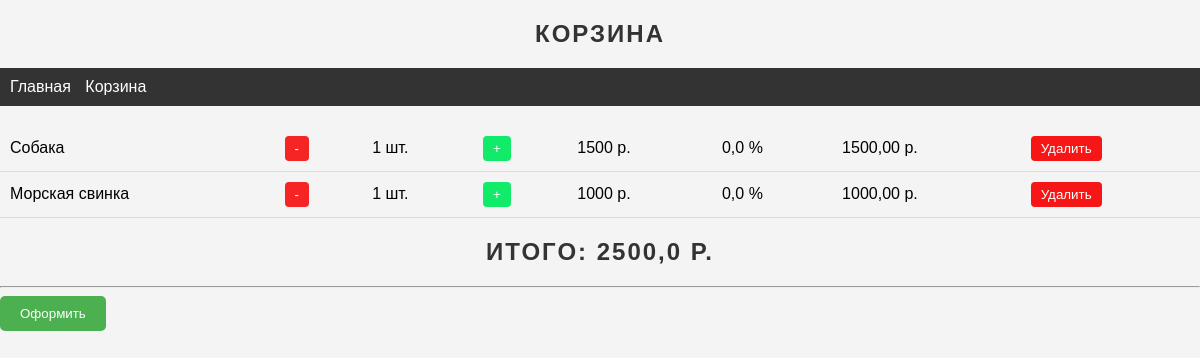
The app's page /cart/ (signed in) with its own data.
### app/models.py (models this page shows, shortened)
class Cart(models.Model):
    tovar = models.ForeignKey(Tovar, on_delete=models.CASCADE)
    count = models.IntegerField()
    summa = models.DecimalField(decimal_places=2, max_digits=10)
    user = models.ForeignKey(User, on_delete=models.CASCADE, null=True, blank=True)
    def calcSumma(self):
        return self.count * (self.tovar.price - self.tovar.discount/100 * self.tovar.price)

class Tovar(models.Model):
    name = models.CharField(max_length=100, verbose_name='Название товара')
    price = models.IntegerField(verbose_name='Цена товара')
    image = models.CharField(max_length=500, verbose_name='Картинка товара')
    discount = models.FloatField(default=0, verbose_name='Скидка на товар')

### app/views.py (the view, shortened to what this page needs)
# urls.py: path('cart/', views.toCart, name='toCart'),
def toCart(req):
    items = Cart.objects.filter(user=req.user)
    forma = OrderForm()
    total = 0
    for i in items:
        total += i.calcSumma()
    total = round(total, 2)
    data = {'tovar': items, 'total': total, 'formaorder': forma}
    return render(req, 'cart.html', data)

### templates/cart.html (shortened to what this page needs)
{% load static %}
<!DOCTYPE html>
<html lang="en">
<head>
    <link rel="stylesheet" href="{% static 'carts.css' %}">
</head>
<body>
    <h2>Корзина</h2>
     <header>
        <a href="{% url 'home' %}">Главная</a>
        <a href="{% url 'toCart' %}">Корзина</a>
    </header>
    <table>
        {% for one in tovar %}
            <tr>
                <td>{{ one.tovar.name }}</td>
                <td><a href="{% url 'count' -1 one.id %}">
                    <button class="minus">-</button>
                </a></td>
                <td>{{ one.count }} шт.</td>
                <td><a href="{% url 'count' 1 one.id %}">
                    <button class="plus">+</button>
                </a></td>
                <td>{{ one.tovar.price }} р.</td>
                <td>{{ one.tovar.discount }} %</td>
                <td>{{ one.summa }} р.</td>
                <td><a href="{% url 'delete' one.id %}">
                    <button class="delete">Удалить</button></a></td>
            </tr>
        {% endfor %}
    </table>
    <h2>Итого: {{ total }} р.</h2>
    <hr>
    <button id="formbut">Оформить</button>
</body>
</html>

### app/static/carts.css (style rules this page uses)
body { font-family: Arial, sans-serif; margin: 0; padding: 0; background-color: #f4f4f4; }
h2 { color: #333; text-align: center; margin-top: 20px; text-transform: uppercase; letter-spacing: 2px; }
table { width: 100%; border-collapse: collapse; margin-top: 20px; }
table td, table th { padding: 10px; text-align: left; border-bottom: 1px solid #ddd; }
header { background-color: #333; padding: 10px; }
header a { color: #fff; text-decoration: none; margin-right: 10px; }
button { padding: 5px 10px; border: none; color: #fff; cursor: pointer; border-radius: 4px; }
button.minus { background-color: #f52525; }
button.plus { background-color: #12ea6a; }
button.delete { background-color: #f61616; }
#formbut { background-color: #4CAF50; color: white; padding: 10px 20px; border: none; cursor: pointer; border-radius: 5px; }

### records on screen
Cart: tovar.name "Собака", count "1", tovar.price "1500", tovar.discount "0,0", summa "1500,00"
Cart: tovar.name "Морская свинка", count "1", tovar.price "1000", tovar.discount "0,0", summa "1000,00"

### other values on screen
{{ total }} "2500,0"
